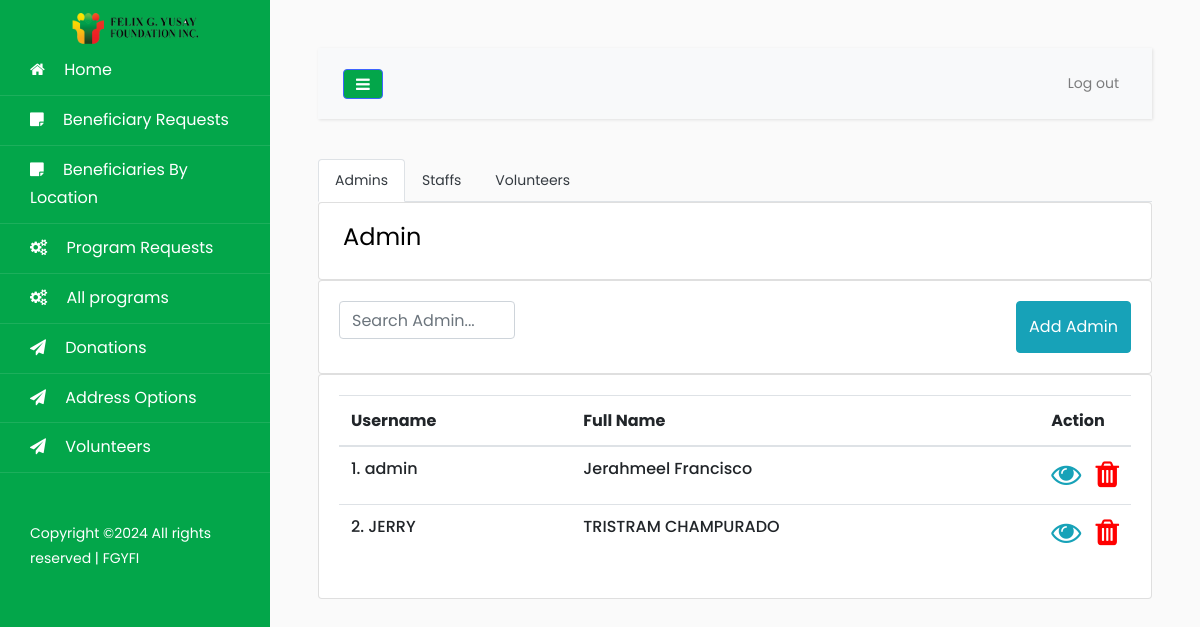
Page /pages/accounts.php (signed in) on the committed database.
### tables this page shows
CREATE TABLE `account` (
  `Id` tinyint(11) NOT NULL AUTO_INCREMENT,
  `username` varchar(100) NOT NULL DEFAULT '',
  `password` varchar(100) NOT NULL,
  `firstName` varchar(150) DEFAULT NULL,
  `lastName` varchar(150) DEFAULT NULL,
  `status` varchar(255) DEFAULT 'Inactive',
  `role` varchar(20) DEFAULT NULL,
  `dateAdded` date DEFAULT NULL,
  `birthday` date DEFAULT NULL,
  `sex` varchar(255) DEFAULT NULL,
  `age` int(11) DEFAULT NULL,
  `phone` varchar(255) DEFAULT NULL,
  `email` varchar(255) DEFAULT NULL,
  `volunteerId` int(11) DEFAULT NULL,
  PRIMARY KEY (`Id`)
);

### config/functions.php (called while the page is built, shortened)
<?php
function get_query_string($keyword, $default){
	return (isset($_GET[$keyword]) && $_GET[$keyword] != '') ? $_GET[$keyword] : $default;
}
?>

### config/Models.php (called while the page is built, shortened)
<?php
include "CRUD.php";
include "functions.php";
function account() {
	$crud = new CRUD;
	$crud->table = "account";
	return $crud;
}
?>

### config/CRUD.php (called while the page is built)
<?php class CRUD{var $table;var $obj=array();function arrayToQuery($query){$query_array=array();foreach($query as $key=>$key_value){if($key_value=="NOW()"){$query_array[]="$key=$key_value";}else{$query_array[]="$key='".htmlspecialchars($key_value,ENT_QUOTES)."'";}}return implode(', ',$query_array);}function list($query=""){$query=$query?"where ".$query:"";$db=Database::connect();$pdo=$db->prepare("select * from $this->table $query");$pdo->execute();$result=$pdo->fetchAll(PDO::FETCH_OBJ);Database::disconnect();return $result;}function count($query=""){$query=$query?"where ".$query:"";$db=Database::connect();$pdo=$db->prepare("select * from $this->table $query");$pdo->execute();Database::disconnect();return $pdo->rowCount();}function get($args){$db=Database::connect();$pdo=$db->prepare("select * from $this->table where $args");$pdo->execute();$result=$pdo->fetch(PDO::FETCH_OBJ);Database::disconnect();return $result;}function create(){$object=$this->arrayToQuery($this->obj);$db=Database::connect();$pdo=$db->prepare("insert into $this->table set $object");$pdo->execute();Database::disconnect();}function update($args){$object=$this->arrayToQuery($this->obj);$db=Database::connect();$pdo=$db->prepare("update $this->table set $object where $args");$pdo->execute();Database::disconnect();}function delete($args){$db=Database::connect();$pdo=$db->prepare("delete from $this->table where $args");$pdo->execute();Database::disconnect();}} ?>

### pages/accounts.php (the view, shortened to what this page needs)
<?php
  $ROOT_DIR="../";
  include $ROOT_DIR . "templates/header.php";
  $role = get_query_string("role", "Admin");
  $account_list = account()->list("role='$role'");
  $adminActive = "";
  $staffActive = "";
  $volActive = "";
  if ($role=="Admin") {
    $adminActive = "active";
  }
?>
<ul class="nav nav-tabs mt-3">
<li class="nav-item">
  <a class="nav-link text-dark <?=$adminActive?>" href="?role=Admin">Admins</a>
</li>
<li class="nav-item">
  <a class="nav-link text-dark <?=$staffActive?>" href="?role=Staff">Staffs</a>
</li>
<li class="nav-item">
  <a class="nav-link text-dark <?=$volActive?>" href="?role=Volunteer">Volunteers</a>
</li>
</ul>
      <div class="card bg-light-info shadow-none position-relative overflow-hidden">
        <div class="card-body px-4 py-3">
          <div class="row align-items-center">
            <div class="col-9">
              <h4 class="fw-semibold mb-8"><?=$role;?></h4>
            </div>
          </div>
        </div>
      </div>
      <div class="widget-content searchable-container list">
        <div class="card card-body">
          <div class="row">
            <div class="col-md-4 col-xl-3">
              <form class="position-relative">
                <input type="text" class="form-control product-search ps-5" id="input-search" placeholder="Search <?=$role?>..." />
              </form>
            </div>
            <div class="col-md-8 col-xl-9 text-end d-flex justify-content-md-end justify-content-center mt-3 mt-md-0">
              <a href="javascript:void(0)" id="btn-add-contact" class="btn btn-info d-flex align-items-center">
                <i class="ti ti-users text-white me-1 fs-5"></i> Add <?=$role;?>
              </a>
            </div>
          </div>
        </div>
        <div class="card card-body">
          <div class="table-responsive">
            <table class="table search-table align-middle text-nowrap">
              <thead class="header-item">
                <th>Username</th>
                <th>Full Name</th>
                <th width="10%">Action</th>
              </thead>
              <tbody>
                <?php
                $count = 0;
                foreach ($account_list as $row):
                  $count += 1;
                   ?>
                <tr class="search-items">
                  <td>
                    <div class="d-flex align-items-center">
                      <div class="ms-3">
                        <div class="user-meta-info">
                          <h6 class="user-name mb-0"
                          data-id="<?=$row->Id;?>"
                          data-username="<?=$row->username;?>"
                           data-firstName="<?=$row->firstName;?>"
                           data-lastName="<?=$row->lastName;?>"
                           data-password="<?=$row->tempPassword;?>"
                           data-status="<?=$row->status;?>"
                          ><?=$count;?>. <?=$row->username;?></h6>
                        </div>
                      </div>
                    </div>
                  </td>
                    <td>
                      <div class="d-flex align-items-center">
                        <div class="ms-3">
                          <div class="user-meta-info">
                            <h6 class="mb-0"><?=$row->firstName;?> <?=$row->lastName;?></h6>
                          </div>
                        </div>
                      </div>
                    </td>
                  <td>
                    <div class="action-btn">
                      <a href="javascript:void(0)" class="text-info edit">
                        <i class="fa fa-eye fs-5" style="font-size:30px;"></i>
                      </a>
                      <a href="process.php?action=account-delete&Id=<?=$row->Id?>" class="text-dark ms-2">
                        <i class="fa fa-trash fs-5"  style="color:red;font-size:30px;margin-left:10px;"></i>
                      </a>
                    </div>
                  </td>
                </tr>
              <?php endforeach; ?>
              </tbody>
            </table>
          </div>
        </div>
      </div>
      <?php include $ROOT_DIR . "templates/footer.php"; ?>

### rows in the picture
account: username "admin", firstName "Jerahmeel", lastName "Francisco"
account: username "JERRY", firstName "TRISTRAM", lastName "CHAMPURADO"

### other values in the picture
$role "Admin"
